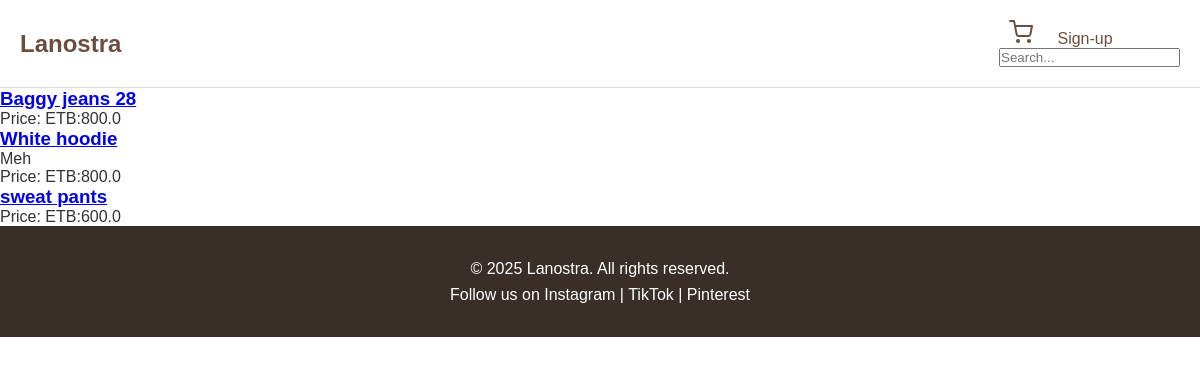
The app's page /search/ with its own data.
### shop/models.py (models this page shows, shortened)
class Item(models.Model):
    item_name = models.CharField(name='item_name', max_length=50, blank=False,null=False)
    item_category = models.ManyToManyField(Category)
    created_at = models.DateTimeField(auto_now_add=True)
    item_image = models.ImageField(upload_to='item_images',name = 'item_image', null=True , blank=True)
    inventory = models.IntegerField(name='inventory',blank=False, null=False,default= 0)
    choice = [('male','male'),('female','female'),('both','both'),]
    gender = models.CharField(choices=choice, null=False, blank=False,default=choice[0][0])
    price = models.FloatField(name='price', null=False, blank=False, default= 0)
    is_sold = models.BooleanField(default=False)
    description = models.TextField(name='description', max_length=255, null=True, blank = True)
    class Meta:
        verbose_name_plural = 'Items'

### shop/views.py (the view)
# urls.py: path('search/', search, name='search'),
def search(request):
    query = request.GET.get('q')
    items = Item.objects.all()
    if query:
        items = items.filter(
            Q(item_name__icontains=query) |
            Q(description__icontains=query) |
            Q(item_category__category_name__icontains=query)
        ).distinct()
    return render(request, 'main/search.html', {
        'items': items,
        'query': query,
    })

### main/templates/main/search.html
{% extends 'base.html' %}
{% block content %}
{% for item in items %}
<div>
    <a href="{% url 'item:detail' item.id %}">
        <h3>{{ item.item_name }}</h3>
    </a>
    <p>{{ item.description }}</p>
    <p>Price: ETB:{{ item.price }}</p>
</div>
{% empty %}
<p style="text-align: center;">No items found.</p>
{% endfor %}
{% endblock content %}

### main/static/main/css/style.css (style rules this page uses)
* { box-sizing: border-box; margin: 0; padding: 0; }
body { font-family: Arial, sans-serif; background: #fefefe; color: #333; }

### records on screen
Item: item_name "Baggy jeans 28", price "800.0"
Item: item_name "White hoodie", description "Meh", price "800.0"
Item: item_name "sweat pants", price "600.0"
